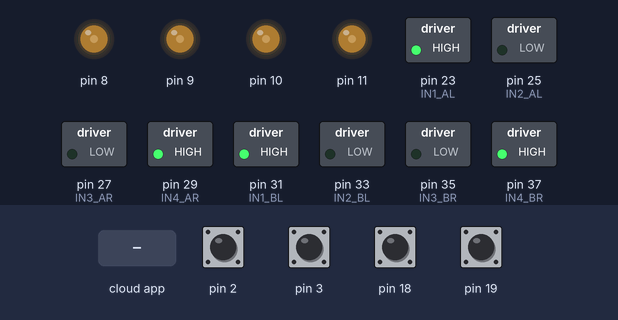
The sketch below on a simulated Arduino Mega 2560, built with avr-gcc and run on an emulated ATmega2560. On the bench: switched loads named in the sketch (green lamp = pin HIGH), output pins drawn as LEDs (lit = HIGH). Inputs (shaded band) come from the test bench; at power-on: pin 2, pin 3, pin 18, pin 19 HIGH. The ROS host is connected and sends only what is stated.

Above: at 1.2 s.
1.3 s: the phone or cloud app sets angular.z to -100
At 1.89 s:
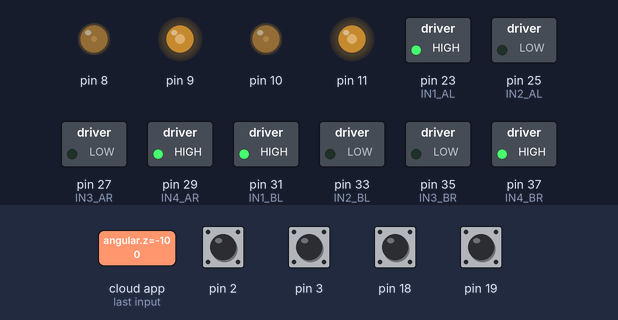
At 3.1 s:
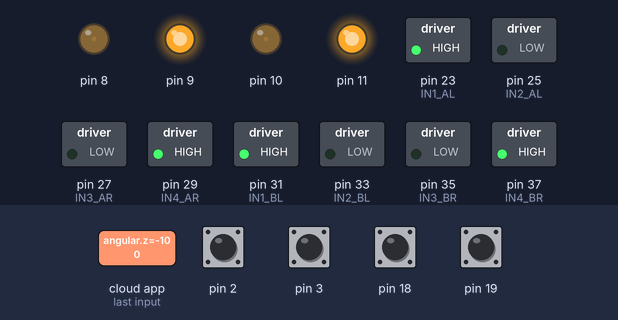
Timing chart, 0 to 4.6 s (numbered marks = the images above; inputs shaded):
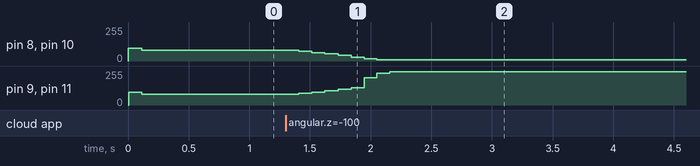

The sketch:

base-controller.ino
```cpp
/*
@作者 : lifuguan, Wacokgde
@时间 : 2019.6.13
@状态 : 测试中
@作用 : 以后再写。。。
 */


#include "base-controller.h"
#include <ros.h>
#include <ros/time.h>
#include <tf/tf.h>
#include <tf/transform_broadcaster.h>
#include <geometry_msgs/Twist.h>
#include <nav_msgs/Odometry.h>

ros::NodeHandle  nh;

/*各个坐标系之间的关系 ： map --> odom --> base_link
@map : 是虚拟世界中的固定frame
@odom : 是一个很好的固定世界参照frame
@base_link : 参照系紧紧粘在移动机器人基座上的任何一个位置和角度
 */
geometry_msgs::TransformStamped t;
tf::TransformBroadcaster broadcaster;


//初始位置（绝对矢量位置）
double x = 0.0;
double y = 0.0;
double theta = 0.00;

//速度（矢量）给出
double linear = 0.00;
double angular = 0.00;

void motor_cb(const geometry_msgs::Twist& vel)
{
  linear = vel.linear.x /* * 100*/ ; //ROS中的单位是m/s;这里换算成cm的单位(有待考证)
  angular = vel.angular.z;
}
ros::Subscriber<geometry_msgs::Twist> sub("/cmd_vel", motor_cb);

char base_link[] = "/base_link";
char odom[] = "/odom";

void setup()
{
  nh.initNode();
  broadcaster.init(nh);
  nh.subscribe(sub);


  Serial.begin(9600);
  Serial2.begin(9600);
  pinMode(IN1_AL, OUTPUT);
  pinMode(IN2_AL, OUTPUT);
  pinMode(IN3_AR, OUTPUT);
  pinMode(IN4_AR, OUTPUT);

  pinMode(IN1_BL, OUTPUT);
  pinMode(IN2_BL, OUTPUT);
  pinMode(IN3_BR, OUTPUT);
  pinMode(IN4_BR, OUTPUT);

  digitalWrite(IN1_AL, HIGH);
  digitalWrite(IN2_AL, LOW);
  digitalWrite(IN3_AR, LOW);
  digitalWrite(IN4_AR, HIGH);

  digitalWrite(IN1_BL, HIGH);
  digitalWrite(IN2_BL, LOW);
  digitalWrite(IN3_BR, LOW);
  digitalWrite(IN4_BR, HIGH);
  attachInterrupt(digitalPinToInterrupt(left_front_wheel.hall), left_front_count, FALLING);
  attachInterrupt(digitalPinToInterrupt(right_front_wheel.hall), right_front_count, FALLING);
  attachInterrupt(digitalPinToInterrupt(left_back_wheel.hall), left_back_count, FALLING);
  attachInterrupt(digitalPinToInterrupt(right_back_wheel.hall), right_back_count, FALLING); //中断函数 用于0计数

}

void loop()
{
  x += cos(theta)*linear*0.1;
  y += sin(theta)*linear*0.1;
  theta += angular*0.1;
  if(theta > 3.14)
    theta=-3.14;
    //get_velomg();                  //配合遥控建图使用

  /*from 92 to 109 */
  omg_in = theta;                 //转向速度输入
  vel_in = linear;                //前进速度输入
  left_front_wheel.vel_process();
  left_front_wheel.SetPoint = left_front_wheel.vel_out / (16 * 3.14) * 33; //填入的数字除以33即为转速/所需转速乘以33即为Setpoint_l
  left_front_wheel.pid_process();
  //left_front_wheel.test();

  right_front_wheel.vel_process();
  right_front_wheel.SetPoint = right_front_wheel.vel_out / (16 * 3.14) * 33; //填入的数字除以33即为转速/所需转速乘以33即为Setpoint_l
  right_front_wheel.pid_process();

  left_back_wheel.vel_process();
  left_back_wheel.SetPoint = left_back_wheel.vel_out / (16 * 3.14) * 33; //填入的数字除以33即为转速/所需转速乘以33即为Setpoint_l
  left_back_wheel.pid_process();

  right_back_wheel.vel_process();
  right_back_wheel.SetPoint = right_back_wheel.vel_out / (16 * 3.14) * 33; //填入的数字除以33即为转速/所需转速乘以33即为Setpoint_l
  right_back_wheel.pid_process();


  // tf odom->base_link
  t.header.frame_id = odom;
  t.child_frame_id = base_link;

  t.transform.translation.x = x;
  t.transform.translation.y = y;

  t.transform.rotation = tf::createQuaternionFromYaw(theta);
  t.header.stamp = nh.now();

  broadcaster.sendTransform(t);
  nh.spinOnce();

  delay(10);
}
```

base-controller.h
```cpp
/*
@作者 : Wacokgde
@时间 : 2019.6.13
@状态 : 测试中
@作用 : 以后再写。。。
 */

#include <PID_v1.h>
#include <string.h>
int IN1_AL = 23;
int IN2_AL = 25;
int IN3_AR = 27;
int IN4_AR = 29;       //对应控制右轮L298N模块-1 IN1/2/3/4,用于控制电机方向与启停
int IN1_BL = 31;
int IN2_BL = 33;
int IN3_BR = 35;
int IN4_BR = 37;       //对应控制左轮L298N模块-2 IN1/2/3/4,用于控制电机方向与启停
long int longterm = 0; //长期控制的四轮平均值
String vel_read_str = "";
String omg_read_str = "";
double vel_read = 0;
double omg_read = 0;
double vel_in = 0.0;
double omg_in = 0.0;
void test();

class motor_settings
{
private:

public:

  double Kp = 0.0, Ki = 0.0, Kd = 0.0; //P/I/D的值
  int status = 0;
  int hall = 0;                //arduino上传入霍尔传感器计数的引脚
  int PWM = 0;                 //arduino上控制分别控制左/右电机的引脚
  int counter = 0;             //次数int 用于计数
  long int counter_long = 0;   //长期次数long int 用于长期控制
  double counter_rotation = 0; //次数double 用于计算转速
  double input_PID = 80;       //次数double 用于计算转速
  double output_PID = 80;      //pid的输出值 由pid算法计算出 用于提供电机PWM[对应test的zkb(占空比)]
  double rad = 0;              //转速 由次数除以33[30(减速比)*11(编码器缺口数)/10(每秒采样10次)]
  double vel_out = 0.0;
  unsigned long times = 0;
  int take_time = 100;
  double SetPoint;

  PID myPID;

  void pid_process()
  {
    if (SetPoint < 80)
    {
      myPID.SetTunings(8, 4, 0.02);
    }
    if (SetPoint < 61)
    {
      myPID.SetTunings(2, 3, 0.02);
    }
    if (SetPoint < 41)
    {
      myPID.SetTunings(0.8, 1.5, 0.02);
    }
    input_PID = counter_rotation;
    myPID.Compute(); //PID转换完成返回值为1
    analogWrite(PWM, output_PID);
    if (millis() >= times)
    {
      counter_rotation = counter;
      rad = counter_rotation / 33;

      times = millis() + take_time;
      counter = 0; //输出速度结果后清零，记录下一秒的触发次数
    }


  }
  void vel_process()
  {
    if (status == 1 || status == 3)
    {
        vel_out = vel_in + omg_in * 15;
    }
    else if (status == 2 || status == 4)
    {
        vel_out = vel_in - omg_in * 15;
    }
  }
  void test()
  {
    Serial.println();
    Serial.print(output_PID);
    Serial.println("-zkb");
    Serial.print(counter_rotation);
    Serial.println("-cishu");
    Serial.print(rad);
    Serial.println("rad/s");
  }
  //用于在setup函数中设置各电机引脚状态
  motor_settings(int a, int b, int c) : hall(a), PWM(b), status(c), myPID(&input_PID, &output_PID, &SetPoint, Kp, Ki, Kd, DIRECT)
  {
    myPID.SetMode(AUTOMATIC);                                     //设置PID为自动模式
    myPID.SetSampleTime(100);                                     //设置PID采样频率为100ms
    myPID.SetOutputLimits(10, 250);                               // 输出在40-240之间
    pinMode(hall,INPUT);
    pinMode(PWM,OUTPUT);

  }
};


motor_settings right_front_wheel(18, 10, 1);
motor_settings left_front_wheel(19, 11, 2);
motor_settings right_back_wheel(2, 9, 4);
motor_settings left_back_wheel(3, 8, 3);


void left_front_count()
{
  left_front_wheel.counter++;
  left_front_wheel.counter_long++;
}
void right_front_count()
{
  right_front_wheel.counter++;
  right_front_wheel.counter_long++;
}
void left_back_count()
{
  left_back_wheel.counter++;
  left_back_wheel.counter_long++;
}
void right_back_count()
{
  right_back_wheel.counter++;
  right_back_wheel.counter_long++;
}


void longterm_ctrl()
{
  longterm = (left_front_wheel.counter_long
  + right_front_wheel.counter_long +
  left_back_wheel.counter_long +
  right_back_wheel.counter_long)/4;

}

void get_velomg() //此处程序为遥控车用,读取串口2收到的速度与角速度信息,格式为:线速度(m/s)v角速度(rad/s)o,示例:0.5v0.2o
{
  if(Serial2.available()>0)
  {
    vel_read_str = "";
    omg_read_str = "";
    while(1)
    {
      if(Serial2.available()>0&&Serial2.peek()!=118) //118对应字符v
      {
        vel_read_str += char(Serial2.read());
        delay(2);
        Serial.print(vel_read_str);
      }

      else if(Serial2.peek()==118)
      {
        Serial2.read();
        break;
      }
    }
    Serial.println("veldone");
    delay(5);
    while(1) //111对应字符o
    {
      if(Serial2.available()>0&&Serial2.peek()!=111) //111对应字符o
      {
        omg_read_str += char(Serial2.read());
        delay(2);
        Serial.print(omg_read_str);
      }
      else if(Serial2.peek()==111)
      {
        Serial2.read();
        break;
      }
    }
    Serial.println("omgdone");
  };
  vel_in = atof(vel_read_str.c_str())*100;
  omg_in = atof(omg_read_str.c_str());
  Serial.print("vel_in=");
  Serial.print(vel_in);
  Serial.print("omg_in=");
  Serial.println(omg_in);
}

/*
void setup()
{
  Serial.begin(9600);
  Serial2.begin(9600);
  pinMode(IN1_AL, OUTPUT);
  pinMode(IN2_AL, OUTPUT);
  pinMode(IN3_AR, OUTPUT);
  pinMode(IN4_AR, OUTPUT);

  pinMode(IN1_BL, OUTPUT);
  pinMode(IN2_BL, OUTPUT);
  pinMode(IN3_BR, OUTPUT);
  pinMode(IN4_BR, OUTPUT);

  digitalWrite(IN1_AL, HIGH);
  digitalWrite(IN2_AL, LOW);
  digitalWrite(IN3_AR, LOW);
  digitalWrite(IN4_AR, HIGH);

  digitalWrite(IN1_BL, HIGH);
  digitalWrite(IN2_BL, LOW);
  digitalWrite(IN3_BR, LOW);
  digitalWrite(IN4_BR, HIGH);
  attachInterrupt(digitalPinToInterrupt(left_front_wheel.hall), left_front_count, FALLING);
  attachInterrupt(digitalPinToInterrupt(right_front_wheel.hall), right_front_count, FALLING);
  attachInterrupt(digitalPinToInterrupt(left_back_wheel.hall), left_back_count, FALLING);
  attachInterrupt(digitalPinToInterrupt(right_back_wheel.hall), right_back_count, FALLING); //中断函数 用于0计数
}
*/

/*
void loop()
{
  //get_velomg();                  //配合遥控建图使用
  omg_in = 0.0;                    //转向速度输入
  vel_in = 0.5*100;                //前进速度输入
  left_front_wheel.vel_process();
  left_front_wheel.SetPoint = left_front_wheel.vel_out / (16 * 3.14) * 33; //填入的数字除以33即为转速/所需转速乘以33即为Setpoint_l
  left_front_wheel.pid_process();
  //left_front_wheel.test();

  right_front_wheel.vel_process();
  right_front_wheel.SetPoint = right_front_wheel.vel_out / (16 * 3.14) * 33; //填入的数字除以33即为转速/所需转速乘以33即为Setpoint_l
  right_front_wheel.pid_process();

  left_back_wheel.vel_process();
  left_back_wheel.SetPoint = left_back_wheel.vel_out / (16 * 3.14) * 33; //填入的数字除以33即为转速/所需转速乘以33即为Setpoint_l
  left_back_wheel.pid_process();

  right_back_wheel.vel_process();
  right_back_wheel.SetPoint = right_back_wheel.vel_out / (16 * 3.14) * 33; //填入的数字除以33即为转速/所需转速乘以33即为Setpoint_l
  right_back_wheel.pid_process();
}
*/
```

Measured:
- after the input at 1.3 s, pin 8, pin 10: moves from 80/255 to 10/255 over 0.64 s, starting after 0.11 s; pin 9, pin 11: moves from 80/255 to 250/255 over 0.75 s, starting after 0.11 s
